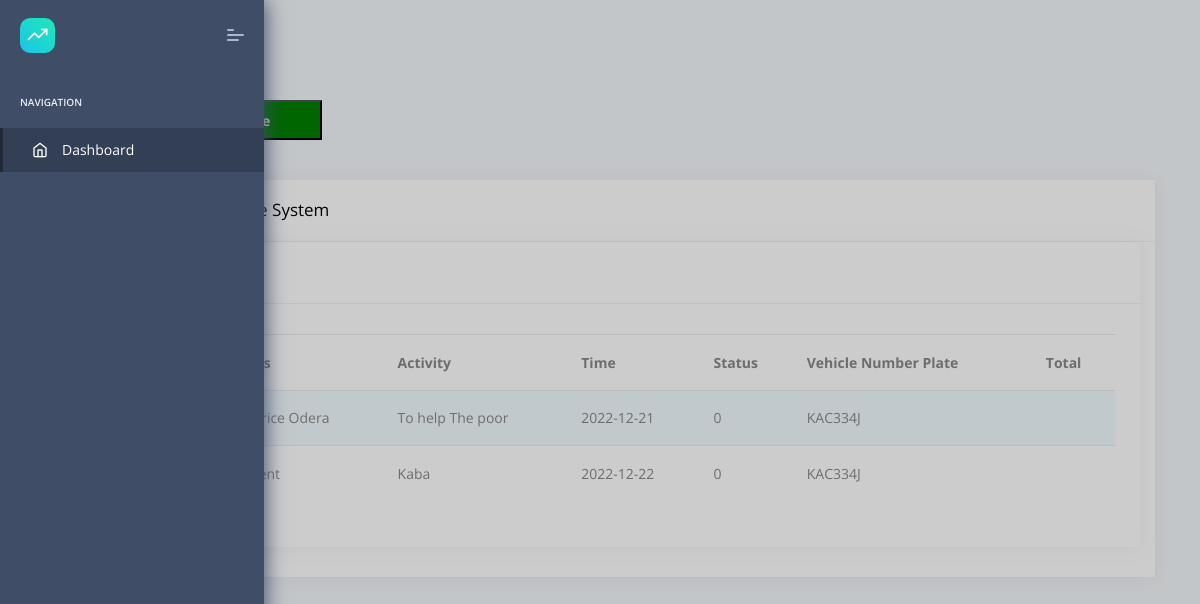
/driver/index.php (signed in), run on the app's committed database.
### tables this page shows
CREATE TABLE `bookings` (
  `id` int(11) NOT NULL,
  `StudentName` varchar(30) NOT NULL,
  `School_Club` varchar(30) NOT NULL,
  `Total_Number` varchar(30) NOT NULL,
  `VehicleRequested` varchar(30) NOT NULL,
  `Reason_For_Booking` varchar(40) NOT NULL,
  `Destination` varchar(40) NOT NULL,
  `date` varchar(40) NOT NULL,
  `RegNumber` varchar(40) NOT NULL,
  `TotalNumber` int(11) NOT NULL,
  `status` int(11) NOT NULL,
  `approval` varchar(30) NOT NULL DEFAULT 'Not Approved'
);

CREATE TABLE `vehicles` (
  `VehicleType` varchar(30) NOT NULL,
  `NumberPlate` varchar(30) NOT NULL
);

### driver/index.php (the view, shortened to what this page needs)
<!DOCTYPE html>
<html lang="en">
<head>
    <link rel="stylesheet" href="assets/fonts/fontawesome/css/fontawesome-all.min.css">
    <link rel="stylesheet" href="assets/plugins/animation/css/animate.min.css">
    <link rel="stylesheet" href="assets/css/style.css">
</head>
<body>
    <nav class="pcoded-navbar">
        <div class="navbar-wrapper">
            <div class="navbar-brand header-logo">
                <a href="index.html" class="b-brand">
                    <div class="b-bg">
                        <i class="feather icon-trending-up"></i>
                    </div>
                </a>
                <a class="mobile-menu" id="mobile-collapse" href="javascript:"><span></span></a>
            </div>
            <div class="navbar-content scroll-div">
            <ul class="nav pcoded-inner-navbar">
                    <li class="nav-item pcoded-menu-caption">
                        <label>Navigation</label>
                    </li>
                    <li data-username="dashboard Default Ecommerce CRM Analytics Crypto Project" class="nav-item active">
                        <a href="index.html" class="nav-link "><span class="pcoded-micon"><i class="feather icon-home"></i></span><span class="pcoded-mtext">Dashboard</span></a>
                    </li>
                   </ul>
            </div>
        </div>
    </nav>
    <header class="navbar pcoded-header navbar-expand-lg navbar-light">
    </header>
    <section class="pcoded-main-container">
        <div class="pcoded-wrapper">
            <div class="pcoded-content">
                <div class="pcoded-inner-content">
                    <div class="page-header">
                        <div class="page-block">
                            <div class="row align-items-center">
                                <div class="col-md-12">
                               <button onclick="updateAvailability()" style="width:20%;height:40px;margin-bottom:40px;background-color:green;font-weight:bold;color:white"><?php
                               ?></button>
                                <div class="col-xl-12">
                                    <div class="card">
                                        <div class="card-header">
                                            <h5>Booking In The System</h5>
                                        </div>
                                        <div class="col-xl-12">
                                <div class="card">
                                    <div class="card-header">
                                        <h5>Bookings</h5>
                                    </div>
                                    <div class="card-block table-border-style">
                                        <div class="table-responsive">
                                            <table class="table table-striped">
                                                <thead>
                                                    <tr>
                                                        <th>#</th>
                                                        <th>Users</th>
                                                        <th>Activity</th>
                                                        <th>Time</th>
                                                        <th>Status</th>
                                                        <th>Vehicle Number Plate</th>
                                                        <th>Total</td>
                                                    </tr>
                                                </thead>
                                                <tbody>
                                                <?php
                                                    $connection=mysqli_connect('localhost','root','','ride_requisition_and_management_system');
                                                    $sql="select bookings.id,bookings.StudentName,bookings.Reason_For_Booking,bookings.date,bookings.status,bookings.VehicleRequested,bookings.Total_Number,vehicles.NumberPlate from bookings INNER JOIN vehicles ON bookings.VehicleRequested=vehicles.NumberPlate";
                                                    $query=mysqli_query($connection,$sql);
                                                    while($row=mysqli_fetch_assoc($query))
                                                    {
                                                    ?>
                                                    <tr>
                                                        <th scope="row"><?php echo $row['id'];?></th>
                                                        <td><?php echo $row['StudentName'];?></td>
                                                        <td><?php echo $row['Reason_For_Booking'];?></td>
                                                        <td><?php echo $row['date'];?></td>
                                                        <td><?php echo $row['status'];?></td>
                                                        <td><?php echo $row['NumberPlate'];?></td>
                                                        <td><?php echo $row['Total_Number']; ?> </td>
                                                    </tr>
                                                   <?php }?>
                                                </tbody>
                                            </table>
                                        </div>
                                    </div>
                                </div>
                            </div>
                        </div>
                        </div>
                    </div>
                </div>
            </div>
        </div>
                        </div>
                        </div>
                    </div>
    </section>
</body>
</html>

### data on the page
bookings: StudentName "Beatrice Odera", Reason_For_Booking "To help The poor", date "2022-12-21", status "0", vehicles.NumberPlate "KAC334J"
bookings: Reason_For_Booking "Kaba", date "2022-12-22", status "0", vehicles.NumberPlate "KAC334J"
